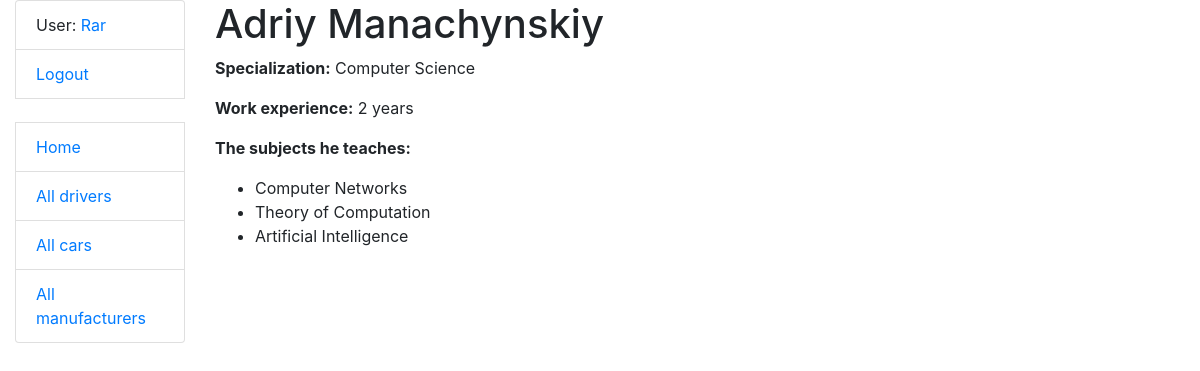
The app's page /teachers/6/ (signed in) with its own data.
### university_app/models.py (models this page shows, shortened)
class Student(AbstractUser):
    faculty = models.ForeignKey(Faculty, on_delete=models.PROTECT, related_name="students_faculty", null=True)
    specialization = models.ForeignKey(Specialization, on_delete=models.PROTECT, related_name="students_specialization", null=True)
    form_of_study = models.CharField(max_length=255)
    current_rating = models.PositiveIntegerField(default=0)
    group = models.ForeignKey("Group", on_delete=models.PROTECT, related_name="students_group", null=True)

class Teacher(models.Model):
    name = models.CharField(max_length=255)
    surname = models.CharField(max_length=255)
    specialization = models.ForeignKey(Specialization, on_delete=models.PROTECT, related_name="teachers_specialization")
    subjects = models.ManyToManyField(Subject, related_name="teachers")
    work_experience = models.CharField(max_length=255)

class Specialization(models.Model):
    name = models.CharField(max_length=255)
    educational_program = models.CharField(max_length=255)
    subjects = models.ManyToManyField("Subject", related_name="specializations_subjects")
    faculty = models.ForeignKey(Faculty, on_delete=models.PROTECT, related_name="specializations_faculty")

class Subject(models.Model):
    name = models.CharField(max_length=255)

### university_app/views.py (the view)
# urls.py: path("teachers/<int:pk>/", TeacherDetailView.as_view(), name="teacher-detail"),
class TeacherDetailView(LoginRequiredMixin, generic.DetailView):
    model = Teacher

### templates/university_app/teacher_detail.html
{% extends "base.html" %}
{% block content %}
  <h1>{{ teacher.name }} {{ teacher.surname }}</h1>
  <p><strong>Specialization:</strong> {{ teacher.specialization.name }}</p>
  <p><strong>Work experience:</strong> {{ teacher.work_experience }}</p>
  <p><strong>The subjects he teaches:</strong></p>
  <ul>
    {% for subject in teacher.subjects.all %}
      <li>{{ subject.name }}</li>
    {% endfor %}
  </ul>
{% endblock %}

### templates/includes/sidebar.html
<ul class="sidebar-nav list-group">
  {% if user.is_authenticated %}
    <li class="list-group-item">User: <a href="{{ user.get_absolute_url }}">{{ user.get_username }}</a></li>
    <li class="list-group-item"><a href="{% url 'logout'%}?next={{request.path}}">Logout</a></li>
  {% else %}
    <li class="list-group-item"><a href="{% url 'login'%}?next={{request.path}}">Login</a></li>
  {% endif %}
  <br>
  <li class="list-group-item"><a href="{% url 'taxi:index' %}">Home</a></li>
  <li class="list-group-item"><a href="{% url 'taxi:driver-list' %}">All drivers</a></li>
  <li class="list-group-item"><a href="{% url 'taxi:car-list' %}">All cars</a></li>
  <li class="list-group-item"><a href="{% url 'taxi:manufacturer-list' %}">All manufacturers</a></li>
</ul>

### records on screen
Student: get_username "Rar"
Teacher: name "Adriy", surname "Manachynskiy", specialization.name "Computer Science", work_experience "2 years"
Subject: name "Computer Networks"
Subject: name "Theory of Computation"
Subject: name "Artificial Intelligence"
